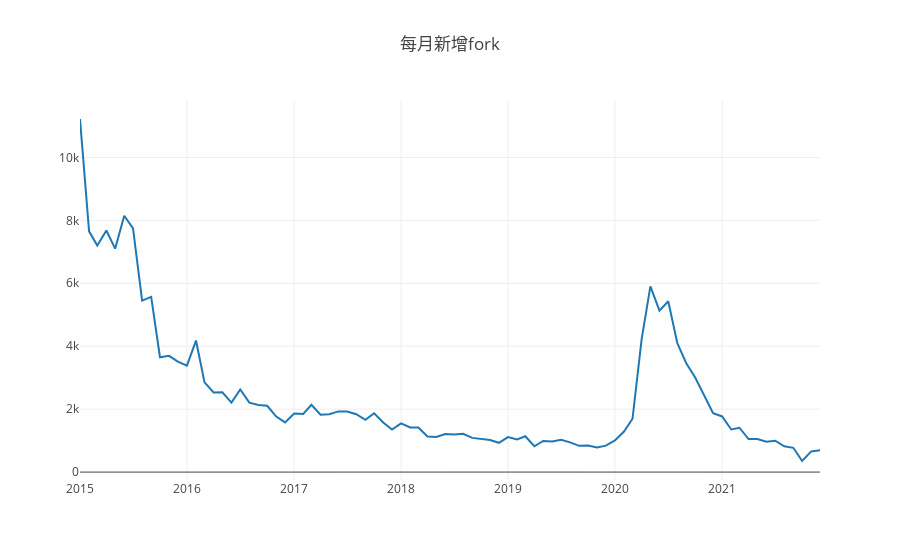

The code cell stored with this chart in its notebook:
### Code cell
openDigger.render.plotly([{
        x: all.map(d => d.time),
        y: all.map(d => d.count),
        name: '新增fork',mode: 'scatter'
    }], {title: `每月新增fork`, xasix: { type: 'category' } })
console.table(all)
